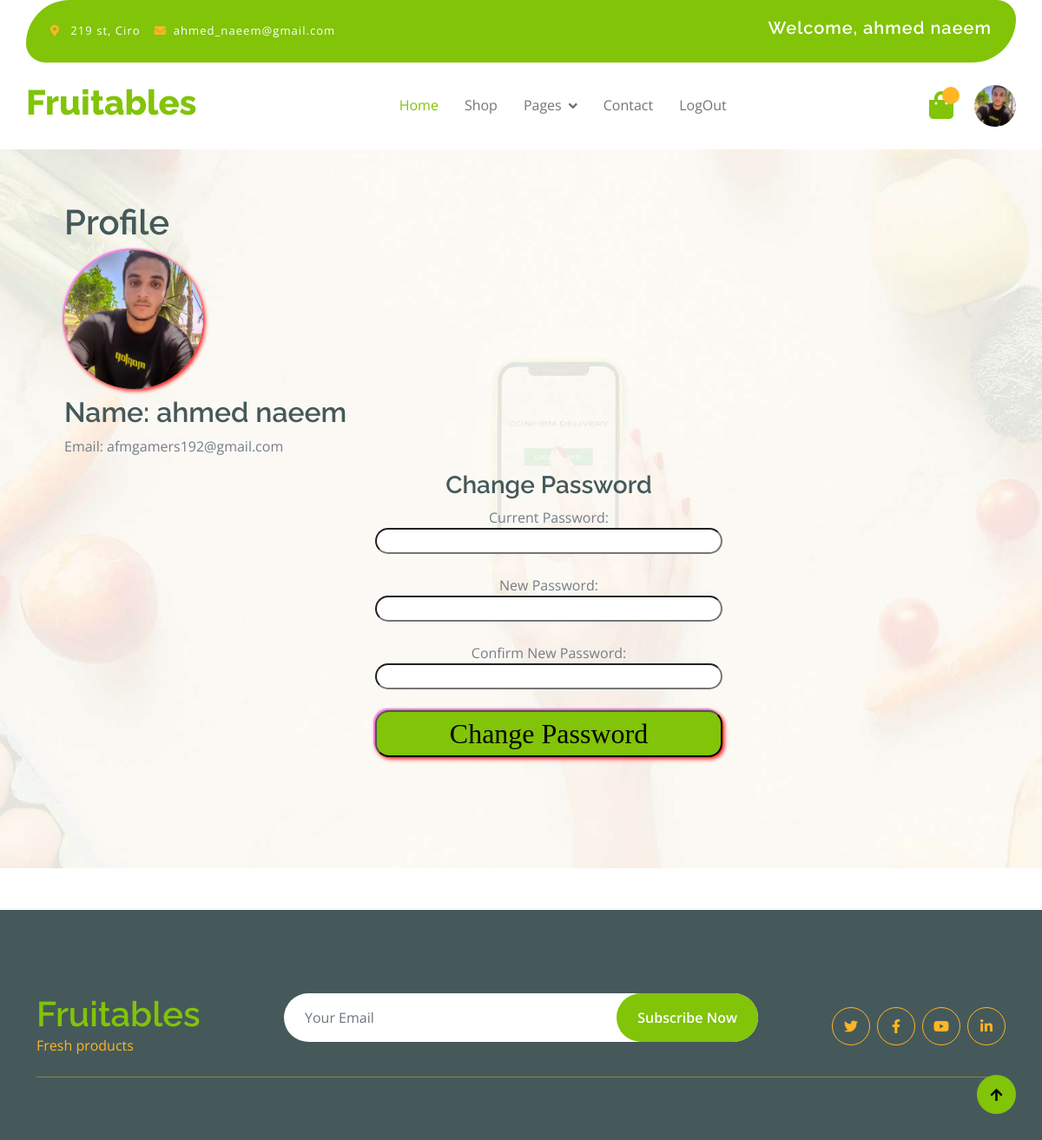
Page /profile.php (signed in) on the committed database.
### tables this page shows
CREATE TABLE `images` (
  `id` int NOT NULL,
  `email` varchar(255) NOT NULL,
  `filename` varchar(255) NOT NULL
);

CREATE TABLE `users` (
  `id` int NOT NULL,
  `name` varchar(255) DEFAULT NULL,
  `email` varchar(255) DEFAULT NULL,
  `address` varchar(255) DEFAULT NULL,
  `password` varchar(255) NOT NULL,
  `filename` varchar(255) DEFAULT NULL,
  `role` enum('Admin','User') DEFAULT 'User'
);

### profile.php (the view, shortened to what this page needs)
<?php
require('dp.php');
$email = $_SESSION['email'];
$query = 'SELECT name, email, filename FROM users WHERE email = :email';
$sqlquery = $conn->prepare($query);
$sqlquery->bindParam(':email', $email);
$sqlquery->execute();
$result = $sqlquery->fetch(PDO::FETCH_ASSOC);
$name = $result['name'];
?>
<!DOCTYPE html>
<html lang="en">
<head>
    <link rel="stylesheet" href="https://use.fontawesome.com/releases/v5.15.4/css/all.css" />
    <link href="https://cdn.jsdelivr.net/npm/bootstrap-icons@1.4.1/font/bootstrap-icons.css" rel="stylesheet">
    <link href="lib/lightbox/css/lightbox.min.css" rel="stylesheet">
    <link href="lib/owlcarousel/assets/owl.carousel.min.css" rel="stylesheet">
    <link href="css/bootstrap.min.css" rel="stylesheet">
    <link href="css/style.css" rel="stylesheet">
</head>
<body>
    <div class="container-fluid fixed-top">
        <div class="container topbar bg-primary d-none d-lg-block">
            <div class="d-flex justify-content-between">
                <div class="top-info ps-2">
                    <small class="me-3"><i class="fas fa-map-marker-alt me-2 text-secondary"></i> <a href="#" class="text-white">219 st, Ciro</a></small>
                    <small class="me-3"><i class="fas fa-envelope me-2 text-secondary"></i><a href="#" class="text-white">ahmed_naeem@gmail.com</a></small>
                </div>
                <div class="top-link pe-2">
                    <?php
                    if (isset($_SESSION['username'])) {
                        echo '<h5 style="color: white; " >Welcome, ' . $_SESSION['username'] . '</h5>';
                    } else {
                        header('Location: Login.php');
                        exit;
                    }
                    ?>
                </div>
            </div>
        </div>
        <div class="container px-0">
            <nav class="navbar navbar-light bg-white navbar-expand-xl">
                <a href="home.php" class="navbar-brand">
                    <h1 class="text-primary display-6">Fruitables</h1>
                </a>
                <div class="collapse navbar-collapse bg-white" id="navbarCollapse">
                    <div class="navbar-nav mx-auto">
                        <a href="home.php" class="nav-item nav-link active">Home</a>
                        <a href="shop.php" class="nav-item nav-link">Shop</a>
                        <div class="nav-item dropdown">
                            <a href="#" class="nav-link dropdown-toggle" data-bs-toggle="dropdown">Pages</a>
                        </div>
                        <a href="contact.php" class="nav-item nav-link">Contact</a>
                        <a href="logout.php" class="nav-item nav-link">LogOut</a>
                    </div>
                    <div class="d-flex m-3 me-0">
                        <a href="cart.php" class="position-relative me-4 my-auto">
                            <i class="fa fa-shopping-bag fa-2x"></i>
                            <span class="position-absolute bg-secondary rounded-circle d-flex align-items-center justify-content-center text-dark px-1" style="top: -5px; left: 15px; height: 20px; min-width: 20px;"></span>
                        </a>
                        <a href="profile.php" class="my-auto">
                            <?php
                            require('dp.php');
                            $email = $_SESSION['email'];
                            $query = 'SELECT filename FROM images WHERE email = :email';
                            $sqlquery = $conn->prepare($query);
                            $sqlquery->bindParam(':email', $email);
                            $sqlquery->execute();
                            $result = $sqlquery->fetch(PDO::FETCH_ASSOC);
                            if ($result) {
                            ?>
                                <img style="    width: 3rem;
    border-radius: 2rem;" src="./img/<?php echo $result['filename']; ?>" alt="Profile Image">
                            <?php
                            } else {
                                echo "No image found.";
                            }
                            ?>
                        </a>
                    </div>
                </div>
            </nav>
        </div>
    </div>
    <div class="container-fluid py-5 mb-5 hero-header">
        <div class="container py-5">
            <div class="row g-5 align-items-center">
                <div style="margin: 2rem;">
                    <h1>Profile</h1>
                    <div>
                        <?php
                        require('dp.php');
                        $email = $_SESSION['email'];
                        $query = 'SELECT filename FROM images WHERE email = :email';
                        $sqlquery = $conn->prepare($query);
                        $sqlquery->bindParam(':email', $email);
                        $sqlquery->execute();
                        $result = $sqlquery->fetch(PDO::FETCH_ASSOC);
                        if ($result) {
                        ?>
                            <img style="box-shadow: 2px 2px 5px red, -2px -2px 2px violet;    border-radius: 5rem; width: 10rem;" src="./img/<?php echo $result['filename']; ?>" alt="Profile Image">
                        <?php
                        } else {
                            echo "No image found.";
                        }
                        ?>
                    </div>
                    <div>
                        <h2>Name: <?php echo htmlspecialchars($name); ?></h2>
                        <p>Email: <?php echo htmlspecialchars($email); ?></p>
                    </div>
                    <div>
                        <h3 style="text-align: center;">Change Password</h3>
                        <form method="POST" action="" style="    text-align: center;">
                            <label for="current_password">Current Password:</label><br>
                            <input style="    border-radius: 1rem;
    width: 25rem;" type="password" name="current_password" required><br><br>
                            <label for="new_password">New Password:</label><br>
                            <input style="    border-radius: 1rem;
    width: 25rem;" type="password" name="new_password" required><br><br>
                            <label for="confirm_password">Confirm New Password:</label><br>
                            <input style="    border-radius: 1rem;
    width: 25rem;" type="password" name="confirm_password" required><br><br>
                            <input style="    border-radius: 1rem;
    width: 25rem;
    background-color: #81c408;
    font-family: fantasy;
    font-size: xx-large;
    box-shadow: 2px 2px 5px red, -2px -2px 2px violet;" type="submit" name="change_password" value="Change Password">
                        </form>
                    </div>
                </div>
            </div>
        </div>
    </div>
    <div class="container-fluid bg-dark text-white-50 footer pt-5 mt-5">
        <div class="container py-5">
            <div class="pb-4 mb-4" style="border-bottom: 1px solid rgba(226, 175, 24, 0.5) ;">
                <div class="row g-4">
                    <div class="col-lg-3">
                        <a href="#">
                            <h1 class="text-primary mb-0">Fruitables</h1>
                            <p class="text-secondary mb-0">Fresh products</p>
                        </a>
                    </div>
                    <div class="col-lg-6">
                        <div class="position-relative mx-auto">
                            <input class="form-control border-0 w-100 py-3 px-4 rounded-pill" type="number" placeholder="Your Email">
                            <button type="submit" class="btn btn-primary border-0 border-secondary py-3 px-4 position-absolute rounded-pill text-white" style="top: 0; right: 0;">Subscribe Now</button>
                        </div>
                    </div>
                    <div class="col-lg-3">
                        <div class="d-flex justify-content-end pt-3">
                            <a class="btn  btn-outline-secondary me-2 btn-md-square rounded-circle" href=""><i class="fab fa-twitter"></i></a>
                            <a class="btn btn-outline-secondary me-2 btn-md-square rounded-circle" href=""><i class="fab fa-facebook-f"></i></a>
                            <a class="btn btn-outline-secondary me-2 btn-md-square rounded-circle" href=""><i class="fab fa-youtube"></i></a>
                            <a class="btn btn-outline-secondary btn-md-square rounded-circle" href=""><i class="fab fa-linkedin-in"></i></a>
                        </div>
                    </div>
                </div>
            </div>
            <a href="#" class="btn btn-primary border-3 border-primary rounded-circle back-to-top"><i class="fa fa-arrow-up"></i></a>
</body>
</html>

### css/style.css (style rules this page uses)
.back-to-top { position: fixed; right: 30px; bottom: 30px; display: flex; width: 45px; height: 45px; align-items: center; justify-content: center; transition: 0.5s; z-index: 99; }
.btn { font-weight: 600; transition: .5s; }
.btn-md-square { width: 44px; height: 44px; }
.btn-square, .btn-sm-square, .btn-md-square, .btn-lg-square { padding: 0; display: flex; align-items: center; justify-content: center; font-weight: normal; }
.btn.border-secondary { transition: 0.5s; }
.fixed-top { transition: 0.5s; background: var(--bs-white); border: 0; }
.topbar { padding: 20px; border-radius: 230px 100px; }
.topbar .top-info { font-size: 15px; line-height: 0; letter-spacing: 1px; display: flex; align-items: center; }
.topbar .top-link { font-size: 15px; line-height: 0; letter-spacing: 1px; display: flex; align-items: center; }
.navbar .navbar-nav .nav-link { padding: 10px 15px; font-size: 16px; transition: .5s; }
.navbar { height: 100px; border-bottom: 1px solid rgba(255, 255, 255, .1); }
.navbar .navbar-nav .nav-link:hover, .navbar .navbar-nav .nav-link.active, .fixed-top.bg-white .navbar .navbar-nav .nav-link:hover, .fixed-top.bg-white .navbar .navbar-nav .nav-link.active { color: var(--bs-primary); }
.navbar .dropdown-toggle::after { border: none; content: "\f107"; font-family: "Font Awesome 5 Free"; font-weight: 700; vertical-align: middle; margin-left: 8px; }
.hero-header { background: linear-gradient(rgba(248, 223, 173, 0.1), rgba(248, 223, 173, 0.1)), url(../img/hero-img.jpg); background-position: center center; background-repeat: no-repeat; background-size: cover; }
@media (min-width: 992px) { .hero-header, .page-header { margin-top: 152px !important; } }

### rows in the picture
images: filename (picture)
users: name "ahmed naeem"

### other values in the picture
$_SESSION['username'] "ahmed naeem"
$email "afmgamers192@gmail.com"
